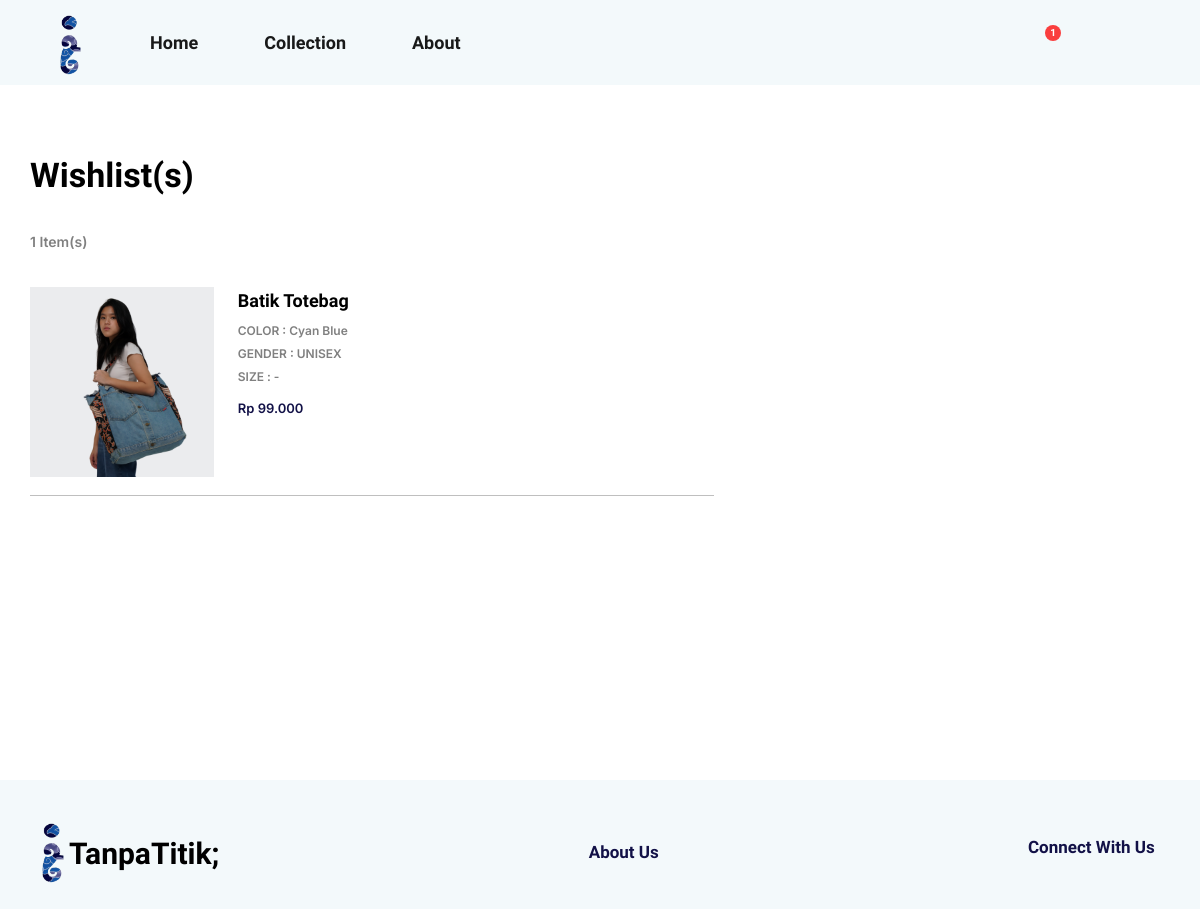
Screenshot of /wishlist/ (signed in) with the database file from the repository.
### mainPage/models.py (models this page shows, shortened)
class Additional(models.Model):
    name = models.CharField(max_length=200)
    img = models.ImageField(null=True, blank=True, upload_to="images/")

class Customer(models.Model):
    user = models.OneToOneField(User, on_delete=models.CASCADE, null=True, blank=True) #null and true so that you don't get errors when changing the models
    name = models.CharField(max_length=200, null=True)
    email = models.CharField(max_length=200, null=True)
    @property
    def wishlist_length(self):
        customer_wishlist = self.wishlist_set.all()
        return len(customer_wishlist)

class Wishlist(models.Model):
    customer = models.ForeignKey(Customer,on_delete=models.CASCADE, blank=True, null=True)
    product = models.ForeignKey(Products,on_delete=models.CASCADE, blank=True, null=True)

class Products(models.Model):
    name = models.CharField(max_length=200)
    product_index = models.IntegerField(default=0)
    img = models.ImageField(null=True, blank=True, upload_to="images/")
    color_circle = models.CharField(null=True, blank=True, max_length=200) #charfield or array?
    gender = models.CharField(null=True, blank=True, max_length=200)
    price = models.IntegerField(null=True,blank=True)
    offer = models.BooleanField(default=False)
    date = models.DateField(auto_now_add=True)
    status = models.CharField(null=True, blank=True, max_length=200)
    bio = models.CharField(null=True, blank=True, max_length=200)
    overview = models.CharField(null=True, blank=True, max_length=200)
    material = models.CharField(null=True, blank=True, max_length=200)
    type = models.CharField(null=True, blank=True, max_length=200)
    size = models.CharField(null=True, blank=True, max_length=200)
    color = models.CharField(null=True, blank=True, max_length=200)
    color_hex = models.CharField(null=True, blank=True, max_length=200)
    stock = models.IntegerField(null=True,blank=True)

### mainPage/views.py (the view)
# urls.py: path("wishlist/", views.wishlist, name="wishlist"),
def wishlist(request):
    logo = Additional.objects.get(name="logo")
    wishlist = Wishlist.objects.all()
    if request.user.is_authenticated:
        customer = request.user.customer
        order, created = Order.objects.get_or_create(customer=customer, current=True)
        customer_wishlist = Wishlist.objects.filter(customer=customer)
    else:
        customer = None
        order = {'get_cart_total':0, 'get_cart_items':0}
        customer_wishlist = []
    context = {"logo":logo,"wishlist":wishlist,"customer_wishlist":customer_wishlist,"customer":customer,"order":order,}
    return render(request, "main/wishlist.html", context)

### mainPage/models.py (called while the page is built)
    @property
    def get_cart_items(self):
        orderitems = self.orderitem_set.all()
        total = sum([item.quantity for item in orderitems]) #The total quantity of the cart (all OrderItems)
        return total

### mainPage/templatetags/custom_filters.py (called while the page is built)
@register.filter
def add_fullstop(value):
    if type(value) is str or type(value) is float :
        value = int(value)
    return format(value, ',d').replace(',', '.').strip('.')

### mainPage/templates/main/wishlist.html (shortened to what this page needs)
<!DOCTYPE html>
{% extends "main/base2.html" %}
{% load static %}
{% load custom_filters %}
    {% block head %}
    <link rel="stylesheet" type="text/css" href="{% static '/css/cart_wishlist/cart.css' %}">
    {% endblock head %}
    {% block content %}
    <div class="container cart-wishlist-content">
    <div class="cart-wishlist-heading">Wishlist(s)</div>
    {% if user.is_authenticated %}
    <div class="wishlist-length">{{customer.wishlist_length}} Item(s)</div>
    <div class="cart-page">
        <div class="cart-page-1" style="min-height:350px;">
          {% if wishlist.count == 0 %}
          <div class="cart-empty" style="">
            <div class="cart-wishlist-heading" style="font-size:22px;margin-bottom:10px;">Your wishlist is currently empty</div>
            <a href="{% url 'home' %}#collection"><div class="checkout" style="width:200px;"><div class="but-text" style="font-size:15px;">DISCOVER MORE</div></div></a>
          </div>
          {% else %}
          {% for item in wishlist %}
          <a href="/product/{{item.product.id}}">
            <div class="cart-item">
              <div class="item-img">
                <img class="img_product img-cart-wishlist" src="{{item.product.img.url}}" alt="{{item.color_circle}}">
              </div>
              <div class="item-info">
                <div class="item-name-close" onclick="event.preventDefault()">
                  <div class="item-name">{{item.product.name}}</div>
                  <div class="item-close" data-bs-toggle="modal" data-bs-target="#exampleModal"></div>
                </div>
                <div class="color-size">COLOR : {{item.product.color}}</div>
                <div class="color-size" style="">GENDER : {{item.product.gender}}</div>
                <div class="color-size" style="margin-bottom:13px;">SIZE : {{item.product.size}}</div>
                {% if item.product.offer == False %}
                  <div class="item-price">Rp {{item.product.price|add_fullstop}}</div>
                {% else %}
                  <div class="item-price-old">Rp {{item.product.price|add_fullstop}}</div>
                  <div class="item-price-new">Rp {{item.product.products_offer.final_price|add_fullstop}}</div>
                {% endif %}
              </div>
            </div>
         </a>
          {% endfor %}
          {% endif %}
        </div>
      </div>
      {% else %}
        <div class="cart-empty">
          <div class="cart-wishlist-heading" style="font-size:22px;margin-bottom:10px;">Please Login to Begin Shopping</div>
          <a href="{% url 'login_page' %}#collection"><div class="checkout" style="width:200px;"><div class="but-text" style="font-size:15px;">LOG IN</div></div></a>
        </div>
      {% endif %}
    </div>
    {% endblock %}

### mainPage/templates/main/base2.html (shortened to what this page needs)
<!DOCTYPE html>
{% load static %}
<html lang="en">
<head>
    <link href="https://cdn.jsdelivr.net/npm/bootstrap@5.2.3/dist/css/bootstrap.min.css" rel="stylesheet">
    <link rel="stylesheet" href="https://cdnjs.cloudflare.com/ajax/libs/font-awesome/4.7.0/css/font-awesome.min.css">
    <link rel="stylesheet" type="text/css" href="{% static '/css/general/base2.css' %}">
    <link rel="stylesheet" type="text/css" href="{% static '/css/general/footer.css' %}">
    {% block head %}
    {% endblock head %}
</head>
<body>
   <nav class="navbar navbar-expand-lg bg-body-tertiary fixed-top" id="navMain" style="margin:0px;padding:10px">
    <div class="container-fluid">
      <a class="navbar-brand" id="logo_div" href="#"><img class="logo" src="{{logo.img.url}}" alt="TanpaTitik"></a>
      <div class="collapse navbar-collapse" id="navbarNavAltMarkup">
        <ul class="navbar-nav me-auto mb-2 mb-lg-0">
          <li class="nav-item">
            <a class="nav-link active" aria-current="page" href="{% url 'home' %}">Home</a>
          </li>
          <li class="nav-item">
            <a class="nav-link active" aria-current="page" href="{% url 'home' %}#collection">Collection</a>
          </li>
          <li class="nav-item">
            <a class="nav-link active" href="{% url 'about' %}">About</a>
          </li>
        </ul>
      </div>
      <span class="navbar-text nav_text">
        <form method='POST' action="{% url 'home' %}#collection">
          <div class="search-box">
          </div>
        </form>
        <a href="{% url 'profile' %}" class="base-link"></a>
        <a href="{% url 'wishlist' %}" class="base-link">
          {% if customer_wishlist.count > 0 %}
          <span class="button_badge"><div>{{customer_wishlist.count}}</div></span>
          {% endif %}
        </a>
        <a href="{% url 'cart' %}" class="base-link">
        </a>
      </span>
    </div>
  </nav>
<div id="content" ,name="content", class="main">
    {% block content %}{% endblock %}
</div>
<div class="container-fluid footer-container">
  <div class="container footer">
    <a href="{% url 'home' %}"><div class="footer-company"><img class="footer-logo" src="{{logo.img.url}}" alt="TanpaTitik"><div>TanpaTitik;</div></div></a>
    <a href="{% url 'about' %}"><div class="footer-link" style="cursor:pointer">About Us</div></a>
    <div class="footer-social">
      <div class="footer-link">
        Connect With Us
      </div>
    </div>
  </div>
</div>
</body>
</html>

### static/css/general/base2.css (style rules this page uses)
* { font-family: 'Raleway'; text-decoration: None; color:black; font-weight:600; padding:0px; margin:0px; }
#content { width:100%; }
#navMain { background-color:#F3F9FB !important; width:100%; font-weight:500; font-size:18px; height:85px; }
.nav-item { margin-right:50px; }
.nav-link { padding:0px; width:auto; }
.search-box { height:30px; display:flex; cursor:pointer; padding: 10px 20px; border-radius:30px; align-items:center; position:relative; top:3px; width:20px; right:4px; }
.nav_text { display:flex; justify-content:space-between; width:190px; margin-right:70px; font-size:1.3em; font-weight:bold; }
.nav_text > a { margin-left:26px; }
#logo_div { overflow:hidden; margin-right:50px; padding-right:8px; margin-left:35px; margin-top:5px; width:auto; }
.logo { position:relative; object-fit:contain; width:27px; height:60px; }
.base-link { display: inline-block; position: relative; width:33px; height:35px; }
.button_badge { background-color: #fa3e3e; border-radius: 10px; width:16px; height:16px; position: absolute; left:11px; }
.button_badge > div { text-align:center; font-size: 10px; color: white; line-height:16px; }
.item-img { width:190px; height:190px; margin-right:24px; background-color:#ebecee; overflow:hidden; display:flex; justify-content:center; }
.img_product { width:345px; height:345px; position:relative; left:5px; object-fit:contain; margin:0px !important; }

### static/css/general/footer.css (style rules this page uses)
.footer-container { background-color:#F3F9FB; height:129px; margin-top:143px; padding-top:40px; }
.footer { height:66px; display:flex; flex-wrap:wrap; justify-content:space-between; align-items:center; }
.footer-company { font-weight:600; font-size:30px; }
.footer-logo { position:relative; object-fit:contain; width:22px; height:60px; margin-right:5px; }
.footer-company > div { position:relative; display:inline-block; top:3px; }
.footer-link { color:#121147; font-weight:700; font-size:17px; }

### static/css/cart_wishlist/cart.css (style rules this page uses)
a { text-decoration:none; }
.cart-wishlist-content { margin-top:150px; height:auto; padding:0px; min-height:270px; }
.cart-page { height:auto; width:100%; display:flex; justify-content:space-between; padding:0px; flex-wrap:wrap; }
.cart-page-1 { width:60%; }
.cart-wishlist-heading { font-size:34px; margin-bottom:30px; }
.wishlist-length { font-family:'Inter'; font-size:14px; margin-bottom:35px; color:rgba(1,1,1,0.5) }
.cart-item { width:100%; height:auto; border-bottom:1px solid rgba(1,1,1,0.25); padding-bottom:18px; margin-bottom:30px; display:flex; }
.img-cart-wishlist { position:relative; bottom:60px; width:320px; height:320px; }
.item-info { height:auto; width:72%; }
.item-name-close { display:flex; margin-bottom:5px; }
.item-name { width:95%; font-size:18px; }
.item-close { width:30px; height:30px; display:flex; justify-content:center; align-items:center }
.color-size { font-family:'Inter'; color: rgba(1,1,1,0.5); font-size:12px; margin-bottom:5px; }
.item-price { font-family:'Inter'; color:#121147; font-size:13px; margin-bottom:15px; }

### mainPage/templates/main/base2.html (style rules this page uses)
#content { display:none; }

### rows the page displays
Additional: img (picture)
Customer: wishlist_length "1"
Wishlist: product.img (picture), product.name "Batik Totebag", product.color "Cyan Blue", product.gender "UNISEX", product.size "-", product.price|add_fullstop "99.000"

### other values shown
{{ customer_wishlist.count }} "1"
